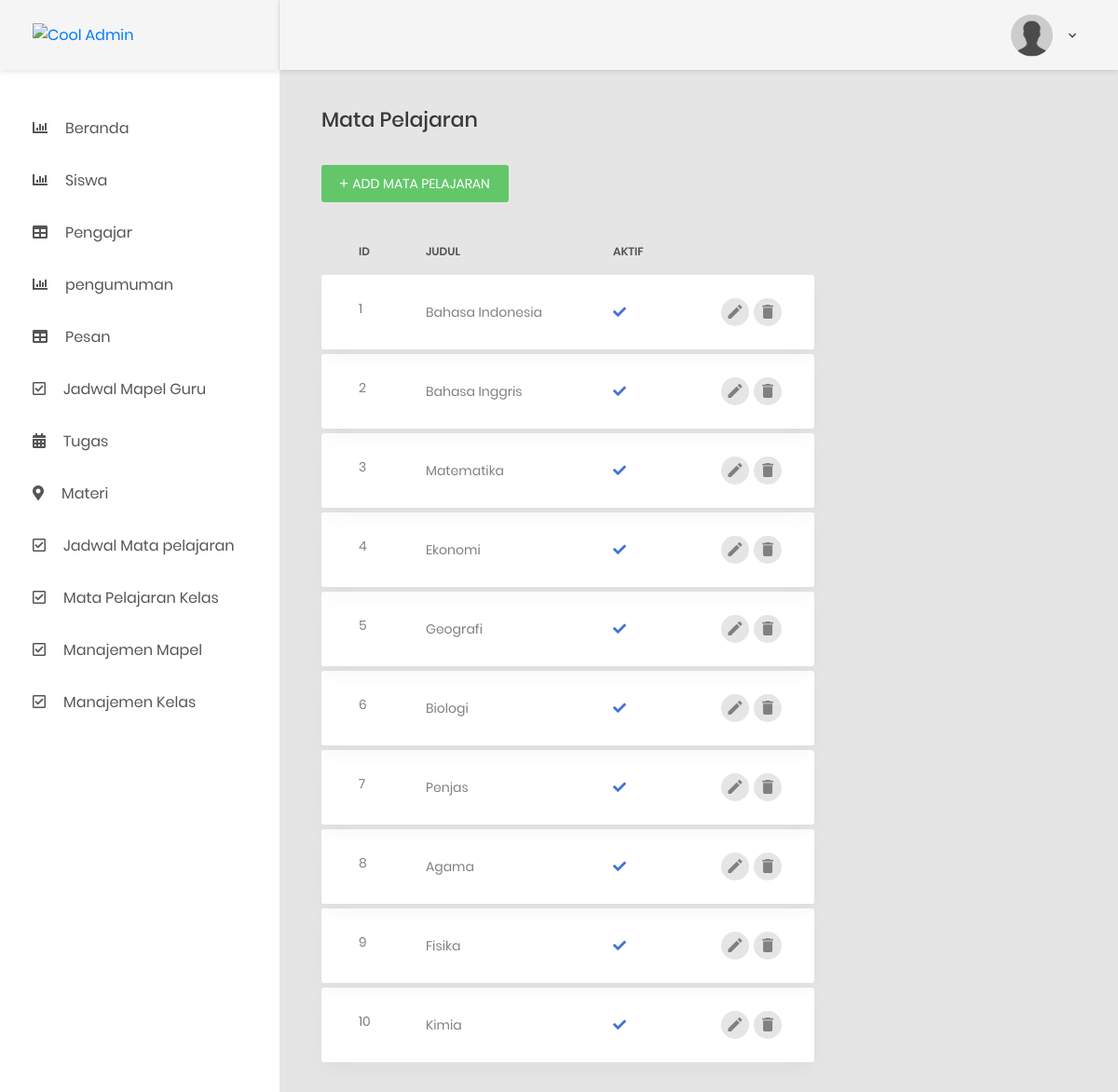
/index.php/admin/Mapel, run on the app's committed database.
### tables this page shows
CREATE TABLE `el_mapel` (
  `id` int(11) NOT NULL,
  `nama` varchar(255) NOT NULL,
  `info` text DEFAULT NULL,
  `aktif` tinyint(1) NOT NULL DEFAULT 1 COMMENT '1 = ya, 0 = tidak'
);

### application/controllers/Admin.php (called while the page is built, shortened)
<?php
class admin extends CI_Controller {
	function __construct(){
		$this->load->model('Admin_model');
	}
    public function Mapel()
    {
        $data['mapel'] = $this->Admin_model->GetAllMapel()->result();
        $this->load->view('part/header');
        $this->load->view('part/sidebaradmin');
        $this->load->view('admin/MataPelajaran/index',$data);
        $this->load->view('part/footer');
    }
}
?>

### index.php (called while the page is built, shortened)
<?php
require_once BASEPATH.'core/CodeIgniter.php';

### application/models/Admin_model.php (called while the page is built, shortened)
<?php
    class admin_model extends CI_Model{
        public function GetAllMapel()
        {
            return $this->db->get('el_mapel');
        }
    }
?>

### application/views/admin/MataPelajaran/index.php (the view)
    <div class="main-content">
        <div class="section__content section__content--p30">
            <div class="container-fluid">
            <div class="row">
                    <div class="col-md-8">
                        <h3 class="title-5 m-b-35">Mata Pelajaran</h3>
                        <div class="table-data__tool">
                            <div class="table-data__tool-right">
                                <a href= "<?= base_url('admin/TambahMataPelajaran')?>"class="au-btn au-btn-icon au-btn--green au-btn--small">
                                    <i class="zmdi zmdi-plus"></i>add Mata Pelajaran</a>
                            </div>
                        </div>
                        <div class="table-responsive table-responsive-data2">
                            <table class="table table-data2">
                                <thead>
                                    <tr>
                                        <th>id</th>
                                        <th>Judul</th>
                                        <th>Aktif</th>
                                        <th></th>
                                    </tr>
                                </thead>
                                <tbody>
                                    <?php foreach ($mapel as $i) { ?>
                                        <tr class="tr-shadow">
                                            <td><?= $i->id ?></td>
                                            <td>
                                                <?= $i->nama ?>
                                            </td>
                                            <td class="desc"><?php
                                                if($i->aktif == 1){?>
                                                    <i class="fa fa-check"></i>
                                                <?php }else{ ?>
                                                    <i class="fa fa-minus"></i>
                                                <?php } ?>
                                            </td>
                                            <td>
                                                <div class="table-data-feature">
                                                    <a href="<?= base_url('Admin/EditMataPelajaran/').$i->id?>" class="item" data-toggle="tooltip" data-placement="top" title="Edit">
                                                        <i class="zmdi zmdi-edit"></i>
                                                    </a>
                                                    <a href="<?= base_url('Admin/hapusMataPelajaran/').$i->id?>" class="item" data-toggle="tooltip" data-placement="top" title="Delete">
                                                        <i class="zmdi zmdi-delete"></i>
                                                    </a>
                                                </div>
                                            </td>
                                        </tr>
                                        <tr class="spacer"></tr>
                                    <?php }?>
                                </tbody>
                            </table>
                        </div>
                    </div>
                </div>
            </div>
        </div>
    </div>
</div>

### application/views/part/header.php (shortened to what this page needs)
<!DOCTYPE html>
<html lang="en">
<head>
    <link href="<?= base_url('assets/css/font-face.css')?>" rel="stylesheet" media="all">
    <link href="<?= base_url('assets/vendor/font-awesome-4.7/css/font-awesome.min.css')?>" rel="stylesheet" media="all">
    <link href="<?= base_url('assets/vendor/font-awesome-5/css/fontawesome-all.min.css')?>" rel="stylesheet" media="all">
    <link href="<?= base_url('assets/vendor/mdi-font/css/material-design-iconic-font.min.css')?>" rel="stylesheet" media="all">
    <link href="<?= base_url('assets/vendor/bootstrap-4.1/bootstrap.min.css')?>" rel="stylesheet" media="all">
    <link href="<?= base_url('assets/vendor/animsition/animsition.min.css')?>" rel="stylesheet" media="all">
    <link href="<?= base_url('assets/vendor/bootstrap-progressbar/bootstrap-progressbar-3.3.4.min.css')?>" rel="stylesheet" media="all">
    <link href="<?= base_url('assets/vendor/wow/animate.css')?>" rel="stylesheet" media="all">
    <link href="<?= base_url('assets/vendor/css-hamburgers/hamburgers.min.css')?>" rel="stylesheet" media="all">
    <link href="<?= base_url('assets/vendor/slick/slick.css')?>" rel="stylesheet" media="all">
    <link href="<?= base_url('assets/vendor/select2/select2.min.css')?>" rel="stylesheet" media="all">
    <link href="<?= base_url('assets/vendor/perfect-scrollbar/perfect-scrollbar.css')?>" rel="stylesheet" media="all">
    <link href="<?= base_url('assets/css/theme.css')?>" rel="stylesheet" media="all">
</head>
<body class="animsition">
    <div class="page-wrapper">

### application/views/part/sidebaradmin.php (shortened to what this page needs)
<aside class="menu-sidebar d-none d-lg-block">
            <div class="logo">
                <a href="#">
                    <img src="images/user/11231.jpg" alt="Cool Admin" />
                </a>
            </div>
            <div class="menu-sidebar__content js-scrollbar1">
                <nav class="navbar-sidebar">
                    <ul class="list-unstyled navbar__list">
                        <li>
                            <a href="<?= base_url('admin/')?>">
                                <i class="fas fa-chart-bar"></i>Beranda</a>
                        </li>
                        <li>
                            <a href="<?=base_url()?>Admin/dataSiswa/1">
                                <i class="fas fa-chart-bar"></i>Siswa</a>
                        </li>
                        <li>
                            <a href="<?=base_url()?>Admin/dataPengajar/1">
                                <i class="fas fa-table"></i>Pengajar</a>
                        </li>
                        <li>
                            <a href="<?= base_url('admin/pengumuman')?>">
                                <i class="fas fa-chart-bar"></i>pengumuman</a>
                        </li>
                        <li>
                            <a href="<?= base_url('admin/Pesan')?>">
                                <i class="fas fa-table"></i>Pesan</a>
                        </li>
                        <li>
                            <a href="<?= base_url('admin/jadwalMengajar/1')?>">
                                <i class="far fa-check-square"></i>Jadwal Mapel Guru</a>
                        </li>
                        <li>
                            <a href="<?= base_url('admin/tugas')?>">
                                <i class="fas fa-calendar-alt"></i>Tugas</a>
                        </li>
                        <li>
                            <a href="<?= base_url('admin/materi')?>">
                                <i class="fas fa-map-marker-alt"></i>Materi</a>
                        </li>
                        <li>
                            <a href="<?= base_url('admin/jadwalMapel')?>">
                                <i class="far fa-check-square"></i>Jadwal Mata pelajaran</a>
                        </li>
                        <li>
                            <a href="<?= base_url('admin/mapelKelas')?>">
                                <i class="far fa-check-square"></i>Mata Pelajaran Kelas</a>
                        </li>
                        <li>
                            <a href="<?= base_url('admin/Mapel')?>">
                                <i class="far fa-check-square"></i>Manajemen Mapel</a>
                        </li>
                        <li>
                            <a href="<?= base_url('admin/Kelas')?>">
                                <i class="far fa-check-square"></i>Manajemen Kelas</a>
                        </li>
                        <li>
                            <a href="<?= base_url('admin/filterPengajar')?>">
                                <i class="fas fa-map-marker-alt"></i>Filter Pengajar</a>
                        </li>
                    </ul>
                </nav>
            </div>
        </aside>
<div class="page-container">
            <header class="header-desktop">
                <div class="section__content section__content--p30">
                    <div class="container-fluid">
                        <div class="header-wrap">
                            <div class="header-button">
                                <div class="noti-wrap">
                                <div class="account-wrap">
                                    <div class="account-item clearfix js-item-menu">
                                        <div class="image">
                                            <?php if ($this->session->userdata('foto') != null) { ?>
                                                <img src="<?= base_url('assets/images/user/'.$this->session->userdata('foto'))?>" alt="Admin" />
                                            <?php }else{ ?>
                                                <img src="<?= base_url('assets/images/icon/user.png')?>" alt="Admin" />
                                            <?php } ?>
                                        </div>
                                        <div class="content">
                                            <a class="js-acc-btn" href="#"><?=
                                            $this->session->userdata('nama');
                                            ?></a>
                                        </div>
                                    </div>
                                </div>
                            </div>
                        </div>
                    </div>
                </div>
            </header>

### application/views/part/footer.php (shortened to what this page needs)
    </div>
</body>
</html>

### data on the page
el_mapel: id "1", nama "Bahasa Indonesia", aktif 1 (drawn)
el_mapel: id "2", nama "Bahasa Inggris", aktif 1 (drawn)
el_mapel: id "3", nama "Matematika", aktif 1 (drawn)
el_mapel: id "4", nama "Ekonomi", aktif 1 (drawn)
el_mapel: id "5", nama "Geografi", aktif 1 (drawn)
el_mapel: id "6", nama "Biologi", aktif 1 (drawn)
el_mapel: id "7", nama "Penjas", aktif 1 (drawn)
el_mapel: id "8", nama "Agama", aktif 1 (drawn)
el_mapel: id "9", nama "Fisika", aktif 1 (drawn)
el_mapel: id "10", nama "Kimia", aktif 1 (drawn)
